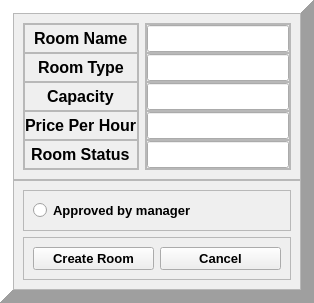
                        <widget class="QFrame" name="frame_right">
                         <property name="frameShape">
                          <enum>QFrame::Panel</enum>
                         </property>
                         <property name="frameShadow">
                          <enum>QFrame::Raised</enum>
                         </property>
                         <property name="lineWidth">
                          <number>13</number>
                         </property>
                         <property name="midLineWidth">
                          <number>7</number>
                         </property>
                         <layout class="QVBoxLayout" name="verticalLayout_18">
                          <property name="spacing">
                           <number>0</number>
                          </property>
                          <property name="leftMargin">
                           <number>0</number>
                          </property>
                          <property name="topMargin">
                           <number>0</number>
                          </property>
                          <property name="rightMargin">
                           <number>0</number>
                          </property>
                          <property name="bottomMargin">
                           <number>0</number>
                          </property>
                          <item>
                           <widget class="QFrame" name="frame_rightheader">
                            <property name="sizePolicy">
                             <sizepolicy hsizetype="Preferred" vsizetype="Expanding">
                              <horstretch>0</horstretch>
                              <verstretch>0</verstretch>
                             </sizepolicy>
                            </property>
                            <property name="frameShape">
                             <enum>QFrame::StyledPanel</enum>
                            </property>
                            <property name="frameShadow">
                             <enum>QFrame::Raised</enum>
                            </property>
                            <layout class="QHBoxLayout" name="horizontalLayout_27">
                             <item>
                              <widget class="QFrame" name="frame_namelabel">
                               <property name="frameShape">
                                <enum>QFrame::StyledPanel</enum>
                               </property>
                               <property name="frameShadow">
                                <enum>QFrame::Raised</enum>
                               </property>
                               <layout class="QVBoxLayout" name="verticalLayout_19">
                                <property name="spacing">
                                 <number>0</number>
                                </property>
                                <property name="leftMargin">
                                 <number>0</number>
                                </property>
                                <property name="topMargin">
                                 <number>0</number>
                                </property>
                                <property name="rightMargin">
                                 <number>0</number>
                                </property>
                                <property name="bottomMargin">
                                 <number>0</number>
                                </property>
                                <item>
                                 <widget class="QFrame" name="frame">
                                  <property name="frameShape">
                                   <enum>QFrame::StyledPanel</enum>
                                  </property>
                                  <property name="frameShadow">
                                   <enum>QFrame::Raised</enum>
                                  </property>
                                  <layout class="QVBoxLayout" name="verticalLayout_20">
                                   <property name="spacing">
                                    <number>0</number>
                                   </property>
                                   <property name="leftMargin">
                                    <number>0</number>
                                   </property>
                                   <property name="topMargin">
                                    <number>0</number>
                                   </property>
                                   <property name="rightMargin">
                                    <number>0</number>
                                   </property>
                                   <property name="bottomMargin">
                                    <number>0</number>
                                   </property>
                                   <item alignment="Qt::AlignHCenter">
                                    <widget class="QLabel" name="label_roomname">
                                     <property name="font">
                                      <font>
                                       <pointsize>12</pointsize>
                                       <weight>75</weight>
                                       <bold>true</bold>
                                      </font>
                                     </property>
                                     <property name="text">
                                      <string>Room Name</string>
                                     </property>
                                    </widget>
                                   </item>
                                  </layout>
                                 </widget>
                                </item>
                                <item>
                                 <widget class="QFrame" name="frame_2">
                                  <property name="frameShape">
                                   <enum>QFrame::StyledPanel</enum>
                                  </property>
                                  <property name="frameShadow">
                                   <enum>QFrame::Raised</enum>
                                  </property>
                                  <layout class="QVBoxLayout" name="verticalLayout_21">
                                   <property name="spacing">
                                    <number>0</number>
                                   </property>
                                   <property name="leftMargin">
                                    <number>0</number>
                                   </property>
                                   <property name="topMargin">
                                    <number>0</number>
                                   </property>
                                   <property name="rightMargin">
                                    <number>0</number>
                                   </property>
                                   <property name="bottomMargin">
                                    <number>0</number>
                                   </property>
                                   <item alignment="Qt::AlignHCenter">
                                    <widget class="QLabel" name="label_roomtype">
                                     <property name="font">
                                      <font>
                                       <pointsize>12</pointsize>
                                       <weight>75</weight>
                                       <bold>true</bold>
                                      </font>
                                     </property>
                                     <property name="text">
                                      <string>Room Type</string>
                                     </property>
                                    </widget>
                                   </item>
                                  </layout>
                                 </widget>
                                </item>
                                <item>
                                 <widget class="QFrame" name="frame_3">
                                  <property name="frameShape">
                                   <enum>QFrame::StyledPanel</enum>
                                  </property>
                                  <property name="frameShadow">
                                   <enum>QFrame::Raised</enum>
                                  </property>
                                  <layout class="QVBoxLayout" name="verticalLayout_22">
                                   <property name="spacing">
                                    <number>0</number>
                                   </property>
                                   <property name="leftMargin">
                                    <number>0</number>
                                   </property>
                                   <property name="topMargin">
                                    <number>0</number>
                                   </property>
                                   <property name="rightMargin">
                                    <number>0</number>
                                   </property>
                                   <property name="bottomMargin">
                                    <number>0</number>
                                   </property>
                                   <item alignment="Qt::AlignHCenter">
                                    <widget class="QLabel" name="label_capacity">
                                     <property name="font">
                                      <font>
                                       <pointsize>12</pointsize>
                                       <weight>75</weight>
                                       <bold>true</bold>
                                      </font>
                                     </property>
                                     <property name="text">
                                      <string>Capacity</string>
                                     </property>
                                    </widget>
                                   </item>
                                  </layout>
                                 </widget>
                                </item>
                                <item>
                                 <widget class="QFrame" name="frame_4">
                                  <property name="frameShape">
                                   <enum>QFrame::StyledPanel</enum>
                                  </property>
                                  <property name="frameShadow">
                                   <enum>QFrame::Raised</enum>
                                  </property>
                                  <layout class="QVBoxLayout" name="verticalLayout_23">
                                   <property name="spacing">
                                    <number>0</number>
                                   </property>
                                   <property name="leftMargin">
                                    <number>0</number>
                                   </property>
                                   <property name="topMargin">
                                    <number>0</number>
                                   </property>
                                   <property name="rightMargin">
                                    <number>0</number>
                                   </property>
                                   <property name="bottomMargin">
                                    <number>0</number>
                                   </property>
                                   <item alignment="Qt::AlignHCenter">
                                    <widget class="QLabel" name="label_priceperhour">
                                     <property name="font">
                                      <font>
                                       <pointsize>12</pointsize>
                                       <weight>75</weight>
                                       <bold>true</bold>
                                      </font>
                                     </property>
                                     <property name="text">
                                      <string>Price Per Hour</string>
                                     </property>
                                    </widget>
                                   </item>
                                  </layout>
                                 </widget>
                                </item>
                                <item>
                                 <widget class="QFrame" name="frame_5">
                                  <property name="frameShape">
                                   <enum>QFrame::StyledPanel</enum>
                                  </property>
                                  <property name="frameShadow">
                                   <enum>QFrame::Raised</enum>
                                  </property>
                                  <layout class="QVBoxLayout" name="verticalLayout_24">
                                   <property name="spacing">
                                    <number>0</number>
                                   </property>
                                   <property name="leftMargin">
                                    <number>0</number>
                                   </property>
                                   <property name="topMargin">
                                    <number>0</number>
                                   </property>
                                   <property name="rightMargin">
                                    <number>0</number>
                                   </property>
                                   <property name="bottomMargin">
                                    <number>0</number>
                                   </property>
                                   <item alignment="Qt::AlignHCenter">
                                    <widget class="QLabel" name="label_roomstatus">
                                     <property name="font">
                                      <font>
                                       <pointsize>12</pointsize>
                                       <weight>75</weight>
                                       <bold>true</bold>
                                      </font>
                                     </property>
                                     <property name="text">
                                      <string>Room Status</string>
                                     </property>
                                    </widget>
                                   </item>
                                  </layout>
                                 </widget>
                                </item>
                               </layout>
                              </widget>
                             </item>
                             <item>
                              <widget class="QFrame" name="frame_namelineedit">
                               <property name="frameShape">
                                <enum>QFrame::StyledPanel</enum>
                               </property>
                               <property name="frameShadow">
                                <enum>QFrame::Raised</enum>
                               </property>
                               <layout class="QVBoxLayout" name="verticalLayout_25">
                                <property name="spacing">
                                 <number>0</number>
                                </property>
                                <property name="leftMargin">
                                 <number>0</number>
                                </property>
                                <property name="topMargin">
                                 <number>0</number>
                                </property>
                                <property name="rightMargin">
                                 <number>0</number>
                                </property>
                                <property name="bottomMargin">
                                 <number>0</number>
                                </property>
                                <item>
                                 <widget class="QFrame" name="frame_6">
                                  <property name="frameShape">
                                   <enum>QFrame::StyledPanel</enum>
                                  </property>
                                  <property name="frameShadow">
                                   <enum>QFrame::Raised</enum>
                                  </property>
                                  <layout class="QVBoxLayout" name="verticalLayout_26">
                                   <property name="spacing">
                                    <number>0</number>
                                   </property>
                                   <property name="leftMargin">
                                    <number>0</number>
                                   </property>
                                   <property name="topMargin">
                                    <number>0</number>
                                   </property>
                                   <property name="rightMargin">
                                    <number>0</number>
                                   </property>
                                   <property name="bottomMargin">
                                    <number>0</number>
                                   </property>
                                   <item>
                                    <widget class="QLineEdit" name="lineEdit_roomname">
                                     <property name="font">
                                      <font>
                                       <pointsize>12</pointsize>
                                      </font>
                                     </property>
                                    </widget>
                                   </item>
                                  </layout>
                                 </widget>
                                </item>
                                <item>
                                 <widget class="QFrame" name="frame_7">
                                  <property name="frameShape">
                                   <enum>QFrame::StyledPanel</enum>
                                  </property>
                                  <property name="frameShadow">
                                   <enum>QFrame::Raised</enum>
                                  </property>
                                  <layout class="QVBoxLayout" name="verticalLayout_27">
                                   <property name="spacing">
                                    <number>0</number>
                                   </property>
                                   <property name="leftMargin">
                                    <number>0</number>
                                   </property>
                                   <property name="topMargin">
                                    <number>0</number>
                                   </property>
                                   <property name="rightMargin">
                                    <number>0</number>
                                   </property>
                                   <property name="bottomMargin">
                                    <number>0</number>
                                   </property>
                                   <item>
                                    <widget class="QLineEdit" name="lineEdit_roomtype">
                                     <property name="font">
                                      <font>
                                       <pointsize>12</pointsize>
                                      </font>
                                     </property>
                                    </widget>
                                   </item>
                                  </layout>
                                 </widget>
                                </item>
                                <item>
                                 <widget class="QFrame" name="frame_9">
                                  <property name="frameShape">
                                   <enum>QFrame::StyledPanel</enum>
                                  </property>
                                  <property name="frameShadow">
                                   <enum>QFrame::Raised</enum>
                                  </property>
                                  <layout class="QVBoxLayout" name="verticalLayout_28">
                                   <property name="spacing">
                                    <number>0</number>
                                   </property>
                                   <property name="leftMargin">
                                    <number>0</number>
                                   </property>
                                   <property name="topMargin">
                                    <number>0</number>
                                   </property>
                                   <property name="rightMargin">
                                    <number>0</number>
                                   </property>
                                   <property name="bottomMargin">
                                    <number>0</number>
                                   </property>
                                   <item>
                                    <widget class="QLineEdit" name="lineEdit_capacity">
                                     <property name="font">
                                      <font>
                                       <pointsize>12</pointsize>
                                      </font>
                                     </property>
                                    </widget>
                                   </item>
                                  </layout>
                                 </widget>
                                </item>
                                <item>
                                 <widget class="QFrame" name="frame_14">
                                  <property name="frameShape">
                                   <enum>QFrame::StyledPanel</enum>
                                  </property>
                                  <property name="frameShadow">
                                   <enum>QFrame::Raised</enum>
                                  </property>
                                  <layout class="QVBoxLayout" name="verticalLayout_29">
                                   <property name="spacing">
                                    <number>0</number>
                                   </property>
                                   <property name="leftMargin">
                                    <number>0</number>
                                   </property>
                                   <property name="topMargin">
                                    <number>0</number>
                                   </property>
                                   <property name="rightMargin">
                                    <number>0</number>
                                   </property>
                                   <property name="bottomMargin">
                                    <number>0</number>
                                   </property>
                                   <item>
                                    <widget class="QLineEdit" name="lineEdit_priceperhour">
                                     <property name="font">
                                      <font>
                                       <pointsize>12</pointsize>
                                      </font>
                                     </property>
                                    </widget>
                                   </item>
                                  </layout>
                                 </widget>
                                </item>
                                <item>
                                 <widget class="QFrame" name="frame_16">
                                  <property name="frameShape">
                                   <enum>QFrame::StyledPanel</enum>
                                  </property>
                                  <property name="frameShadow">
                                   <enum>QFrame::Raised</enum>
                                  </property>
                                  <layout class="QVBoxLayout" name="verticalLayout_56">
                                   <property name="spacing">
                                    <number>0</number>
                                   </property>
                                   <property name="leftMargin">
                                    <number>0</number>
                                   </property>
                                   <property name="topMargin">
                                    <number>0</number>
                                   </property>
                                   <property name="rightMargin">
                                    <number>0</number>
                                   </property>
                                   <property name="bottomMargin">
                                    <number>0</number>
                                   </property>
                                   <item>
                                    <widget class="QLineEdit" name="lineEdit_roomstatus">
                                     <property name="font">
                                      <font>
                                       <pointsize>12</pointsize>
                                      </font>
                                     </property>
                                    </widget>
                                   </item>
                                  </layout>
                                 </widget>
                                </item>
                               </layout>
                              </widget>
                             </item>
                            </layout>
                           </widget>
                          </item>
                          <item alignment="Qt::AlignBottom">
                           <widget class="QFrame" name="frame_rightbelow">
                            <property name="frameShape">
                             <enum>QFrame::StyledPanel</enum>
                            </property>
                            <property name="frameShadow">
                             <enum>QFrame::Raised</enum>
                            </property>
                            <layout class="QVBoxLayout" name="verticalLayout_57">
                             <item>
                              <widget class="QFrame" name="frame_headerrightbelow">
                               <property name="frameShape">
                                <enum>QFrame::StyledPanel</enum>
                               </property>
                               <property name="frameShadow">
                                <enum>QFrame::Raised</enum>
                               </property>
                               <layout class="QVBoxLayout" name="verticalLayout_58">
                                <item>
                                 <widget class="QRadioButton" name="radioButton_approvedbymanager">
                                  <property name="font">
                                   <font>
                                    <pointsize>10</pointsize>
                                    <weight>75</weight>
                                    <bold>true</bold>
                                   </font>
                                  </property>
                                  <property name="cursor">
                                   <cursorShape>PointingHandCursor</cursorShape>
                                  </property>
                                  <property name="text">
                                   <string>Approved by manager</string>
                                  </property>
                                 </widget>
                                </item>
                               </layout>
                              </widget>
                             </item>
                             <item>
                              <widget class="QFrame" name="frame_belowrightbelow">
                               <property name="frameShape">
                                <enum>QFrame::StyledPanel</enum>
                               </property>
                               <property name="frameShadow">
                                <enum>QFrame::Raised</enum>
                               </property>
                               <layout class="QHBoxLayout" name="horizontalLayout_28">
                                <item>
                                 <widget class="QPushButton" name="pushButton_createroom">
                                  <property name="font">
                                   <font>
                                    <pointsize>10</pointsize>
                                    <weight>75</weight>
                                    <bold>true</bold>
                                   </font>
                                  </property>
                                  <property name="cursor">
                                   <cursorShape>PointingHandCursor</cursorShape>
                                  </property>
                                  <property name="text">
                                   <string>Create Room</string>
                                  </property>
                                  <property name="icon">
                                   <iconset resource="../Assets/Icons.qrc">
                                    <normaloff>:/WhiteIcons/Icons/whiteicons/folder-plus.svg</normaloff>:/WhiteIcons/Icons/whiteicons/folder-plus.svg</iconset>
                                  </property>
                                 </widget>
                                </item>
                                <item>
                                 <widget class="QPushButton" name="pushButton_cancel_createnewroom">
                                  <property name="font">
                                   <font>
                                    <pointsize>10</pointsize>
                                    <weight>75</weight>
                                    <bold>true</bold>
                                   </font>
                                  </property>
                                  <property name="cursor">
                                   <cursorShape>PointingHandCursor</cursorShape>
                                  </property>
                                  <property name="text">
                                   <string>Cancel</string>
                                  </property>
                                  <property name="icon">
                                   <iconset resource="../Assets/Icons.qrc">
                                    <normaloff>:/WhiteIcons/Icons/whiteicons/delete.svg</normaloff>:/WhiteIcons/Icons/whiteicons/delete.svg</iconset>
                                  </property>
                                 </widget>
                                </item>
                               </layout>
                              </widget>
                             </item>
                            </layout>
                           </widget>
                          </item>
                         </layout>
                        </widget>
